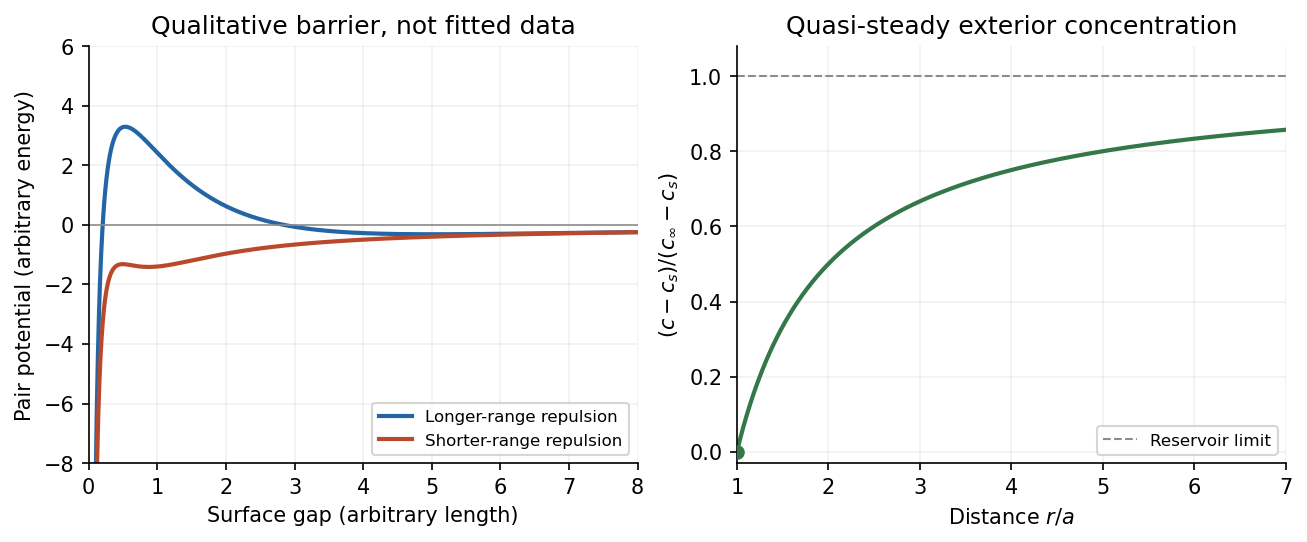

Source code (Python):
"""Original explanatory model; no exam image or experimental points copied.
Tested with Python 3.14, NumPy 2.3.5 and Matplotlib 3.10.7.
Writes its same-basename PNG to the current working directory.
"""
from pathlib import Path
import numpy as np
import matplotlib
matplotlib.use("Agg")
import matplotlib.pyplot as plt
plt.rcParams.update({"font.size": 10, "axes.spines.top": False, "axes.spines.right": False})

x=np.linspace(.055,8,1500)
r=np.linspace(1,7,700)
fig,axes=plt.subplots(1,2,figsize=(8.6,3.5),constrained_layout=True)
for k,color,label in [(1.,"#2466a5","Longer-range repulsion"),(3.,"#ba492c","Shorter-range repulsion")]:
    u=12*np.exp(-k*x)-2/x
    axes[0].plot(x,u,color=color,lw=2,label=label)
axes[0].axhline(0,color=".55",lw=.8)
axes[0].set(xlim=(0,8),ylim=(-8,6),xlabel="Surface gap (arbitrary length)",ylabel="Pair potential (arbitrary energy)",title="Qualitative barrier, not fitted data")
axes[0].legend(fontsize=8,loc="lower right")
axes[1].plot(r,1-1/r,color="#347748",lw=2)
axes[1].axhline(1,color=".55",ls="--",lw=1,label="Reservoir limit")
axes[1].scatter([1],[0],color="#347748",zorder=4)
axes[1].set(xlim=(1,7),ylim=(-.03,1.08),xlabel=r"Distance $r/a$",ylabel=r"$(c-c_s)/(c_\infty-c_s)$",title="Quasi-steady exterior concentration")
axes[1].legend(fontsize=8,loc="lower right")
for ax in axes:ax.grid(alpha=.18)

fig.savefig(Path(__file__).stem + ".png", dpi=150, facecolor="white", bbox_inches="tight")
plt.close(fig)
